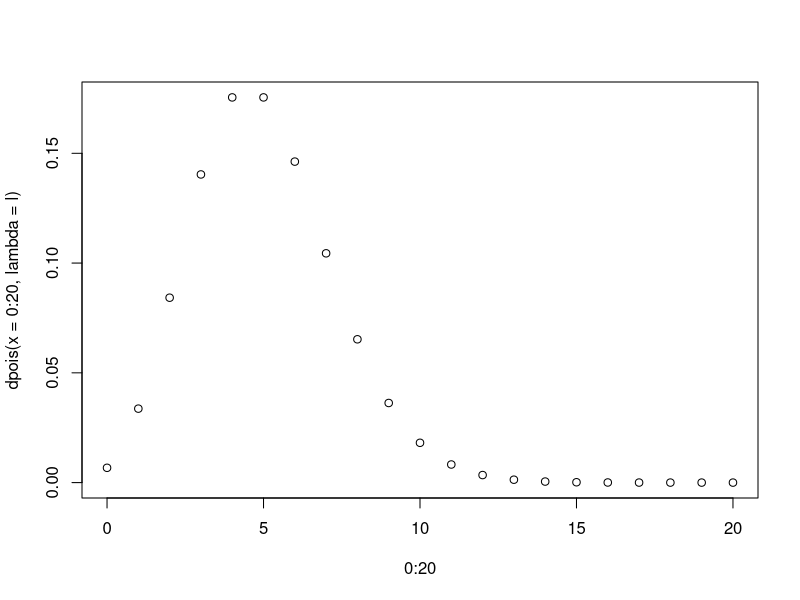
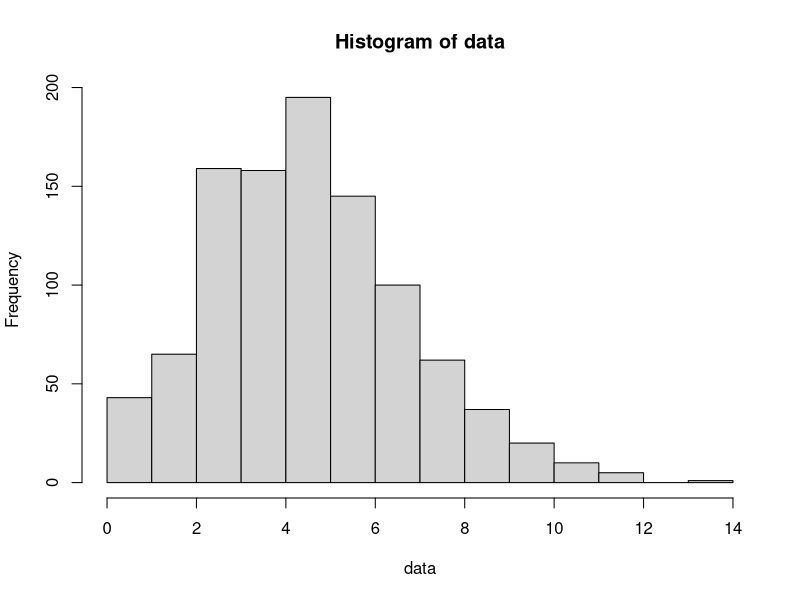

Generate these figures, in order, with R:
## ---- chunk 1
knitr::opts_chunk$set(echo = TRUE)
## ---- chunk 2
l = 5 #lamda, el valor esperado (esperanza) 
plot(0:20, dpois(x = 0:20, lambda = l)) #probabilidad desde 0 errores hasta 20 por página sabiendo que la esperanza es de 5
ppois(0:20, l)
qpois(0.5, 5)
rpois(1000, lambda = l) -> data
hist(data)
